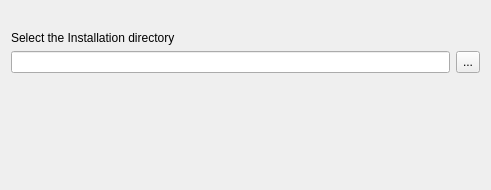
<?xml version="1.0" encoding="UTF-8"?>
<ui version="4.0">
 <class>TargetWidget</class>
 <widget class="QWidget" name="TargetWidget">
  <property name="geometry">
   <rect>
    <x>0</x>
    <y>0</y>
    <width>491</width>
    <height>190</height>
   </rect>
  </property>
  <property name="sizePolicy">
   <sizepolicy hsizetype="Preferred" vsizetype="Preferred">
    <horstretch>0</horstretch>
    <verstretch>0</verstretch>
   </sizepolicy>
  </property>
  <property name="minimumSize">
   <size>
    <width>491</width>
    <height>190</height>
   </size>
  </property>
  <property name="windowTitle">
   <string>Install dir</string>
  </property>
  <layout class="QVBoxLayout" name="verticalLayout">
   <item>
    <widget class="QLabel" name="label_warning">
     <property name="text">
      <string/>
     </property>
     <property name="textFormat">
      <enum>Qt::RichText</enum>
     </property>
     <property name="wordWrap">
      <bool>true</bool>
     </property>
    </widget>
   </item>
   <item>
    <widget class="QLabel" name="label_2">
     <property name="text">
      <string>Select the Installation directory</string>
     </property>
    </widget>
   </item>
   <item>
    <layout class="QHBoxLayout" name="horizontalLayout">
     <item>
      <widget class="QLineEdit" name="targetDirectory">
       <property name="readOnly">
        <bool>false</bool>
       </property>
      </widget>
     </item>
     <item>
      <widget class="QToolButton" name="targetChooser">
       <property name="sizePolicy">
        <sizepolicy hsizetype="Fixed" vsizetype="Preferred">
         <horstretch>0</horstretch>
         <verstretch>0</verstretch>
        </sizepolicy>
       </property>
       <property name="minimumSize">
        <size>
         <width>0</width>
         <height>0</height>
        </size>
       </property>
       <property name="text">
        <string>...</string>
       </property>
      </widget>
     </item>
    </layout>
   </item>
   <item>
    <spacer name="verticalSpacer">
     <property name="orientation">
      <enum>Qt::Vertical</enum>
     </property>
     <property name="sizeHint" stdset="0">
      <size>
       <width>20</width>
       <height>122</height>
      </size>
     </property>
    </spacer>
   </item>
  </layout>
 </widget>
 <resources/>
 <connections/>
</ui>
